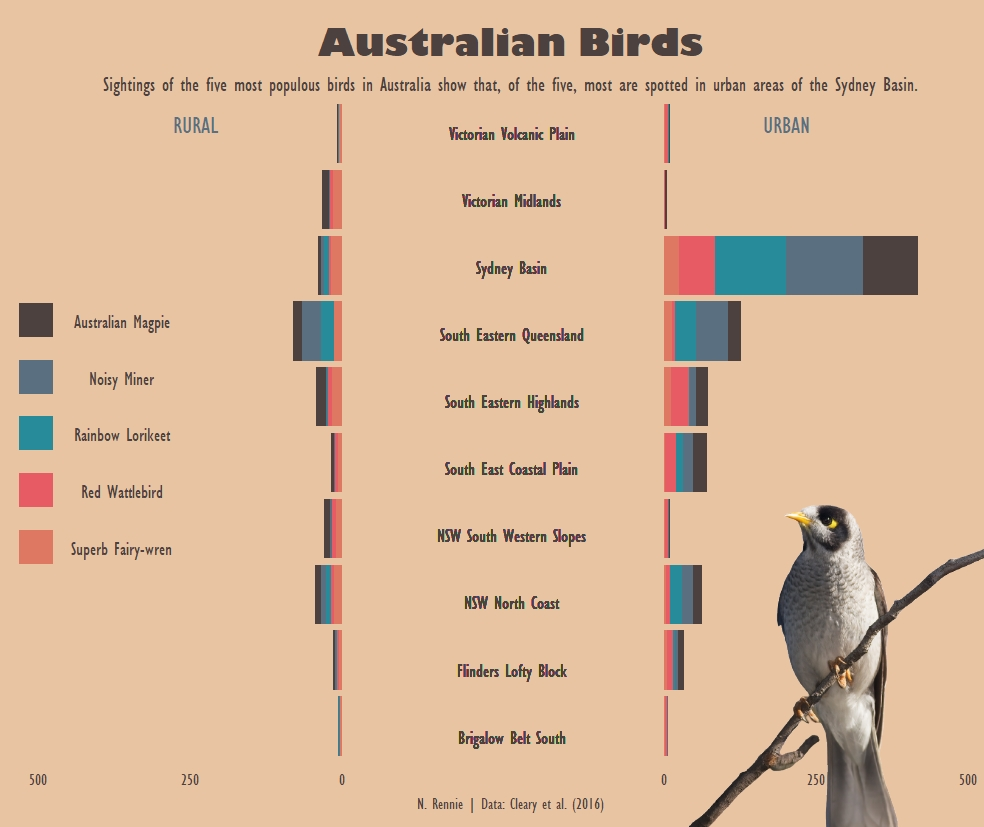

The R source for this figure:
library(tidyverse)
library(ggpol)
library(grid)
library(gridExtra)
library(extrafont)
library(cowplot)
library(ghibli)

tuesdata <- tidytuesdayR::tt_load('2021-08-31')
bird_baths <- tuesdata$bird_baths



#prep data
choose_birds <- unlist((bird_baths %>% group_by(bird_type) %>% summarise(n = sum(bird_count)) %>% arrange(desc(n)))[1:5,1])
plot_data <- bird_baths %>% filter(bird_type %in% choose_birds & !is.na(bioregions) & !is.na(urban_rural)) %>% group_by(bird_type, bioregions, urban_rural) %>% summarise(n = sum(bird_count))

#plot
draw_key_polygon3 <- function(data, params, size) {
  lwd <- min(data$size, min(size) / 4)
  
  grid::rectGrob(
    width = grid::unit(0.6, "npc"),
    height = grid::unit(0.6, "npc"),
    gp = grid::gpar(
      col = data$colour,
      fill = alpha(data$fill, data$alpha),
      lty = data$linetype,
      lwd = lwd * .pt,
      linejoin = "mitre"
    ))
}

p1 <- ggplot(filter(plot_data, urban_rural == "Rural"), aes(x = bioregions, y = -n, fill = bird_type)) +
  geom_bar(stat = "identity", position="stack", key_glyph = "polygon3") +
  labs(x="", y="") +
  coord_flip() +
  scale_fill_manual("", values=ghibli_palettes$PonyoMedium[1:6]) +
  scale_y_continuous(limits=c(-500,0), breaks=c(0,-250,-500), labels=c(0,250, 500)) +
  theme_minimal() +
  guides(fill=guide_legend(ncol=1)) +
  theme(plot.background = element_rect(fill = "#E8C4A2", colour="#E8C4A2"),
        panel.background = element_rect(fill = "#E8C4A2", colour="#E8C4A2"),
        legend.background = element_rect(fill = "#E8C4A2", colour="#E8C4A2"),
        legend.position=c(0.2,0.5),
        legend.title = element_blank(),
        legend.key = element_rect(color = NA, fill = NA),
        legend.key.size = unit(1.5, "cm"),
        legend.text = element_text(colour = "#4C413F", size=14, hjust = 0.5, family="Gill Sans MT Condensed"),
        axis.text.y = element_blank(),
        axis.ticks = element_blank(),
        axis.text.x = element_text(colour = "#4C413F", size=12, hjust = 0.5, family="Gill Sans MT Condensed"),
        axis.title = element_text(colour = "#4C413F", size=12, hjust = 0.5, family="Gill Sans MT Condensed"),
        plot.margin = unit(c(2.5, 0, 0.5, 0), "cm"), #top, right, bottom, left
        panel.grid.major = element_blank(),
        panel.grid.minor = element_blank())
p1

p2 <- ggplot(filter(plot_data, urban_rural == "Urban"), aes(x = bioregions, y = n, fill = bird_type)) +
  geom_bar(stat = "identity", position="stack") + 
  coord_flip() +
  scale_fill_manual("", values=ghibli_palettes$PonyoMedium[1:6]) +
  scale_y_continuous(limits=c(0,500), breaks=c(0,250,500)) +
  labs(x="", y="") +
  theme_minimal() +
  theme(plot.background = element_rect(fill = "#E8C4A2", colour="#E8C4A2"),
        panel.background = element_rect(fill = "#E8C4A2", colour="#E8C4A2"),
        legend.background = element_rect(fill = "#E8C4A2", colour="#E8C4A2"),
        legend.position="none",
        legend.key = element_rect(fill="#E8C4A2"),
        legend.text = element_text(colour = "#4C413F", size=12, hjust = 0.5, family="Gill Sans MT Condensed"),
        axis.text.y = element_blank(),
        axis.ticks = element_blank(),
        axis.text.x = element_text(colour = "#4C413F", size=12, hjust = 0.5, family="Gill Sans MT Condensed"),
        axis.title = element_text(colour = "#4C413F", size=12, hjust = 0.5, family="Gill Sans MT Condensed"),
        plot.margin = unit(c(2.5, 0, 0.5, 0), "cm"), #top, right, bottom, left
        panel.grid.major = element_blank(),
        panel.grid.minor = element_blank())
p2

#join plots
g.mid<-ggplot(plot_data,aes(x=1,y=bioregions)) + 
  geom_text(aes(label=bioregions), vjust=-1.5, hjust=0.5, color = "#4C413F", size = 5, family="Gill Sans MT Condensed")+
  ggtitle("")+
  labs(y="") +
  scale_x_continuous(expand=c(0,0),limits=c(0.92,1.06))+
  theme(plot.background = element_rect(fill = "#E8C4A2", colour="#E8C4A2"),
        panel.background = element_rect(fill = "#E8C4A2", colour="#E8C4A2"),
        legend.background = element_rect(fill = "#E8C4A2", colour="#E8C4A2"),
        legend.position="none",
        legend.title = element_blank(),
        axis.ticks = element_blank(),
        axis.text = element_blank(),
        axis.title = element_blank(),
        plot.margin = unit(c(2.5, 0, 0.5, 0), "cm"), #top, right, bottom, left
        #plot.margin = unit(c(1,-1,1,-1), "mm"),
        panel.grid.major = element_blank(),
        panel.grid.minor = element_blank())
gg1 <- ggplot_gtable(ggplot_build(p1))
gg2 <- ggplot_gtable(ggplot_build(p2))
gg.mid <- ggplot_gtable(ggplot_build(g.mid))
p <- grid.arrange(gg1,gg.mid,gg2,ncol=3,widths=c(4/11,3/11,4/11))
p

#add bird image
bird <- "./images/bird.png"
q <- ggdraw() + 
  draw_plot(p) +
  draw_image(bird, x = 0.85, y = 0.475, hjust = 0.5, vjust = 1, halign = 1, valign = 1, width = 0.3) +
  draw_label(x=0.2, y=0.85, hjust=0.5, "RURAL", color = "#5A6F80", size = 18, fontfamily="Gill Sans MT Condensed") +
  draw_label(x=0.8, y=0.85, hjust=0.5, "URBAN", color = "#5A6F80", size = 18, fontfamily="Gill Sans MT Condensed") +
  draw_label(x=0.52, y=0.95, hjust=0.5, "Australian Birds", color = "#4C413F", size = 28, fontfamily="Gill Sans Ultra Bold") +
  draw_label(x=0.52, y=0.9, hjust=0.5, "Sightings of the five most populous birds in Australia show that, of the five, most are spotted in urban areas of the Sydney Basin.", 
             color = "#4C413F", size = 16, fontfamily="Gill Sans MT Condensed") +
  draw_label(x=0.52, y=0.03, hjust=0.5, "N. Rennie | Data: Cleary et al. (2016)", color = "#4C413F", size = 12, fontfamily="Gill Sans MT Condensed") 

q
